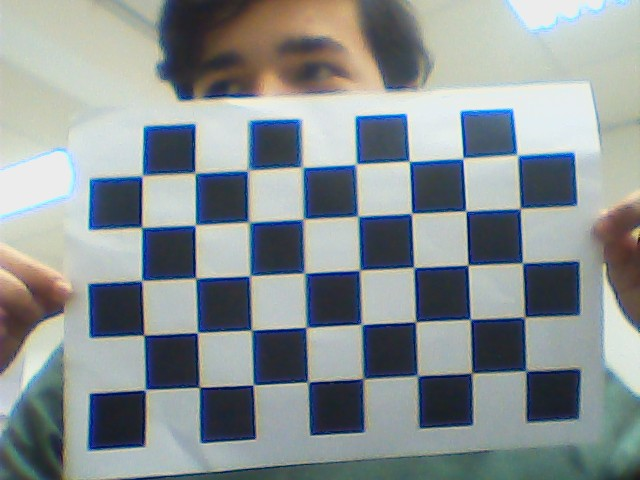
#> input picture roboticaMengo/imagens/WIN_20260512_14_49_20_Pro.jpg, 640 x 480 px; its folder holds 4 pictures in this run
$ python calibration.py
#> lines starting #> are read from the running program, lines starting #| are printed output that depends on the picture
"""
Calibração de câmera usando padrão de xadrez (checkerboard) com OpenCV.

Este script:
- Lê várias imagens de calibração
- Detecta os cantos do tabuleiro
- Calcula os parâmetros intrínsecos da câmera
- Retorna:
    fx, fy, cx, cy
    matriz da câmera
    coeficientes de distorção

Compatível posteriormente com:
- pupil-apriltags
- apriltag
- OpenCV pose estimation

Instalação:
pip install opencv-python numpy

Uso:
1. Tire várias fotos de um checkerboard em ângulos diferentes
2. Coloque as imagens em uma pasta
3. Ajuste os parâmetros CHECKERBOARD abaixo
4. Rode:
   python calibrar_camera.py
"""

import cv2
import numpy as np
import glob
import json

# ==========================================================
# CONFIGURAÇÕES
# ==========================================================

# Número de cantos internos do checkerboard
# Exemplo:
# tabuleiro 9x6 quadrados -> 8x5 cantos internos
CHECKERBOARD = (8, 5)

# Tamanho do quadrado em metros (ou qualquer unidade)
# Não afeta os parâmetros intrínsecos,
# apenas escala de pose futura
SQUARE_SIZE = 0.03  # 2.5 cm

# Pasta com imagens
IMAGE_PATH = "imagens/*.jpg"

# ==========================================================
# PREPARAÇÃO DOS PONTOS 3D
# ==========================================================

objp = np.zeros((CHECKERBOARD[0] * CHECKERBOARD[1], 3), np.float32)

objp[:, :2] = (
    np.mgrid[0:CHECKERBOARD[0], 0:CHECKERBOARD[1]]
    .T.reshape(-1, 2)
)

objp *= SQUARE_SIZE

# Pontos 3D reais
objpoints = []

# Pontos 2D detectados na imagem
imgpoints = []

# ==========================================================
# LEITURA DAS IMAGENS
# ==========================================================

images = glob.glob(IMAGE_PATH)

if len(images) == 0:
    raise Exception("Nenhuma imagem encontrada.")

print(f"{len(images)} imagens encontradas.\n")

image_size = None

for fname in images:

    img = cv2.imread(fname)
#> img is the input picture: shape (480, 640, 3); mean B, G, R 147, 145.3, 136.9

    if img is None:
        print(f"Erro ao abrir: {fname}")
        continue

    gray = cv2.cvtColor(img, cv2.COLOR_BGR2GRAY)
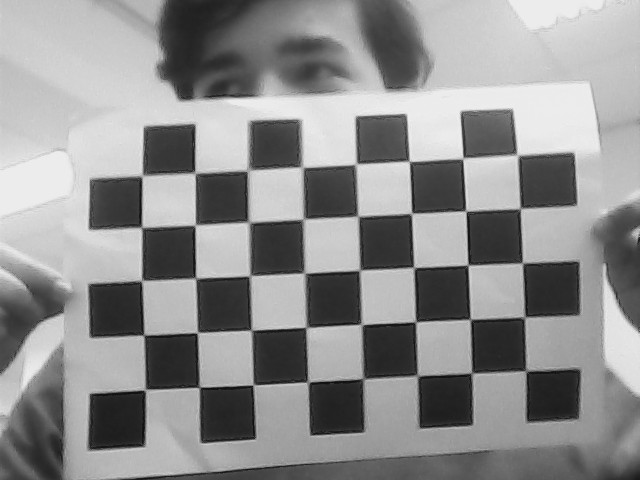
#> gray: shape (480, 640); min 10, max 244, mean 142.9

    image_size = gray.shape[::-1]
#> image_size = (640, 480)

    # Detecta cantos
    ret, corners = cv2.findChessboardCorners(
        gray,
        CHECKERBOARD,
        cv2.CALIB_CB_ADAPTIVE_THRESH
        + cv2.CALIB_CB_FAST_CHECK
        + cv2.CALIB_CB_NORMALIZE_IMAGE,
    )
#> ret = True; corners = 40 rows, first 8: [526.3, 373], [471.7, 372.6], [418, 375.5], [363.5, 378.5], [308, 382], [252.6, 385.3], [200.4, 387.6], [145.5, 389.5]

    if ret:

        # Refinamento subpixel
        criteria = (
            cv2.TERM_CRITERIA_EPS + cv2.TERM_CRITERIA_MAX_ITER,
            30,
            0.001,
        )

        corners2 = cv2.cornerSubPix(
            gray,
            corners,
            (11, 11),
            (-1, -1),
            criteria,
        )
#> corners2 = 40 rows, first 8: [526, 370.8], [471.6, 373.2], [417.5, 375.7], [363.1, 378.7], [307.9, 382.1], [253.1, 384.9], [199.2, 387.2], [145.3, 389.7]

        objpoints.append(objp)
        imgpoints.append(corners2)

        print(f"[OK] Cantos detectados: {fname}")

    else:
        print(f"[ERRO] Checkerboard não detectado: {fname}")
#> pass 2 of the loop `for fname in images:`:
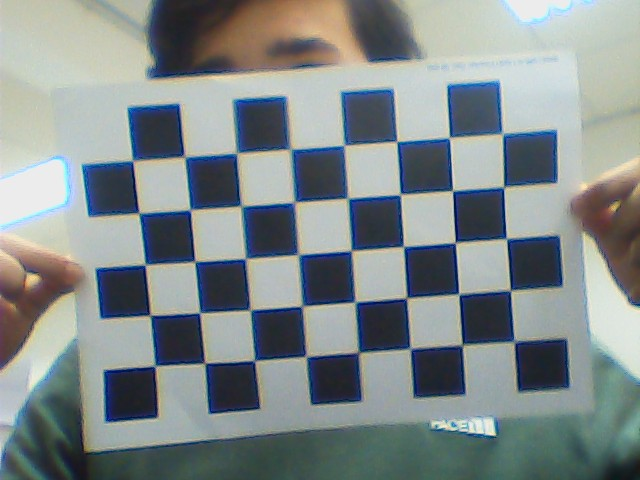
#> input picture roboticaMengo/imagens/WIN_20260512_14_49_21_Pro.jpg, 640 x 480 px
#> img is the input picture: shape (480, 640, 3); mean B, G, R 138.8, 138.1, 129.3
#> `gray = cv2.cvtColor(img, cv2.COLOR_BGR2GRAY)`:
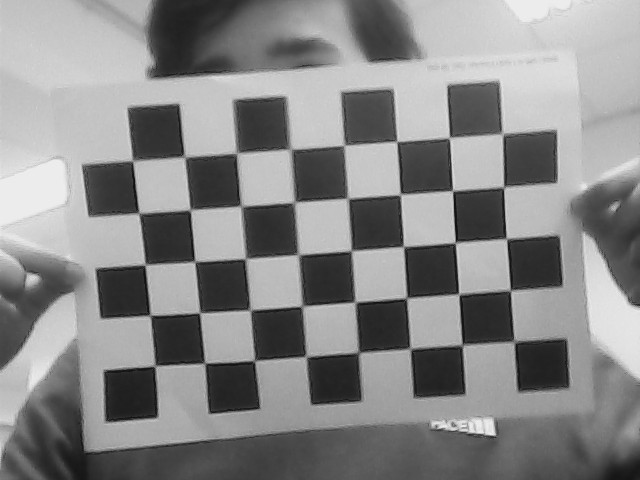
#> gray: shape (480, 640); min 12, max 243, mean 135.6
#> corners = 40 rows, first 8: [513.5, 341.4], [462, 345], [410, 349], [359.1, 350.9], [306.5, 355.5], [255, 360.5], [205.3, 363.4], [155, 365.5]
#> corners2 = 40 rows, first 8: [514.3, 341.5], [462.2, 344.9], [410.2, 348.6], [358.5, 352.5], [306.2, 356.5], [254.5, 360.6], [204.6, 363.2], [154.9, 365.7]
#> pass 3 of the loop `for fname in images:`:
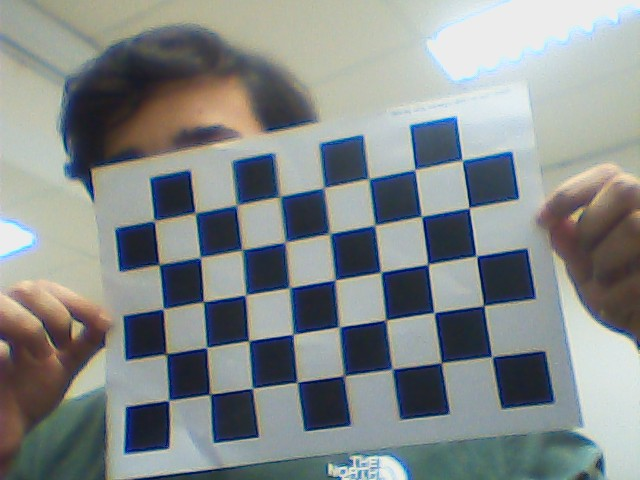
#> input picture roboticaMengo/imagens/WIN_20260512_14_49_25_Pro.jpg, 640 x 480 px
#> img is the input picture: shape (480, 640, 3); mean B, G, R 138.1, 138.2, 132.1
#> `gray = cv2.cvtColor(img, cv2.COLOR_BGR2GRAY)`:
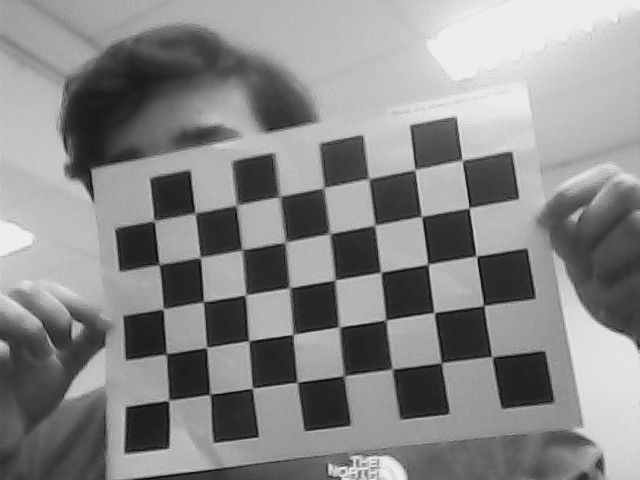
#> gray: shape (480, 640); min 11, max 242, mean 136.3
#> corners = 40 rows, first 8: [489, 354], [441.9, 362.5], [392, 369], [344.5, 375.5], [295.1, 382.8], [252.9, 388.3], [209.1, 394.5], [169, 400]
#> corners2 = 40 rows, first 8: [491.8, 356.7], [441.3, 362.7], [392.2, 369.1], [343.8, 375.7], [297.2, 382.3], [252.4, 388.3], [209.8, 394.3], [168.7, 400.3]
#> the loop made 4 passes; the first 3 are shown

# ==========================================================
# CALIBRAÇÃO
# ==========================================================

if len(objpoints) < 5:
#> (the run stopped early here; a loop or call above may not have finished)
